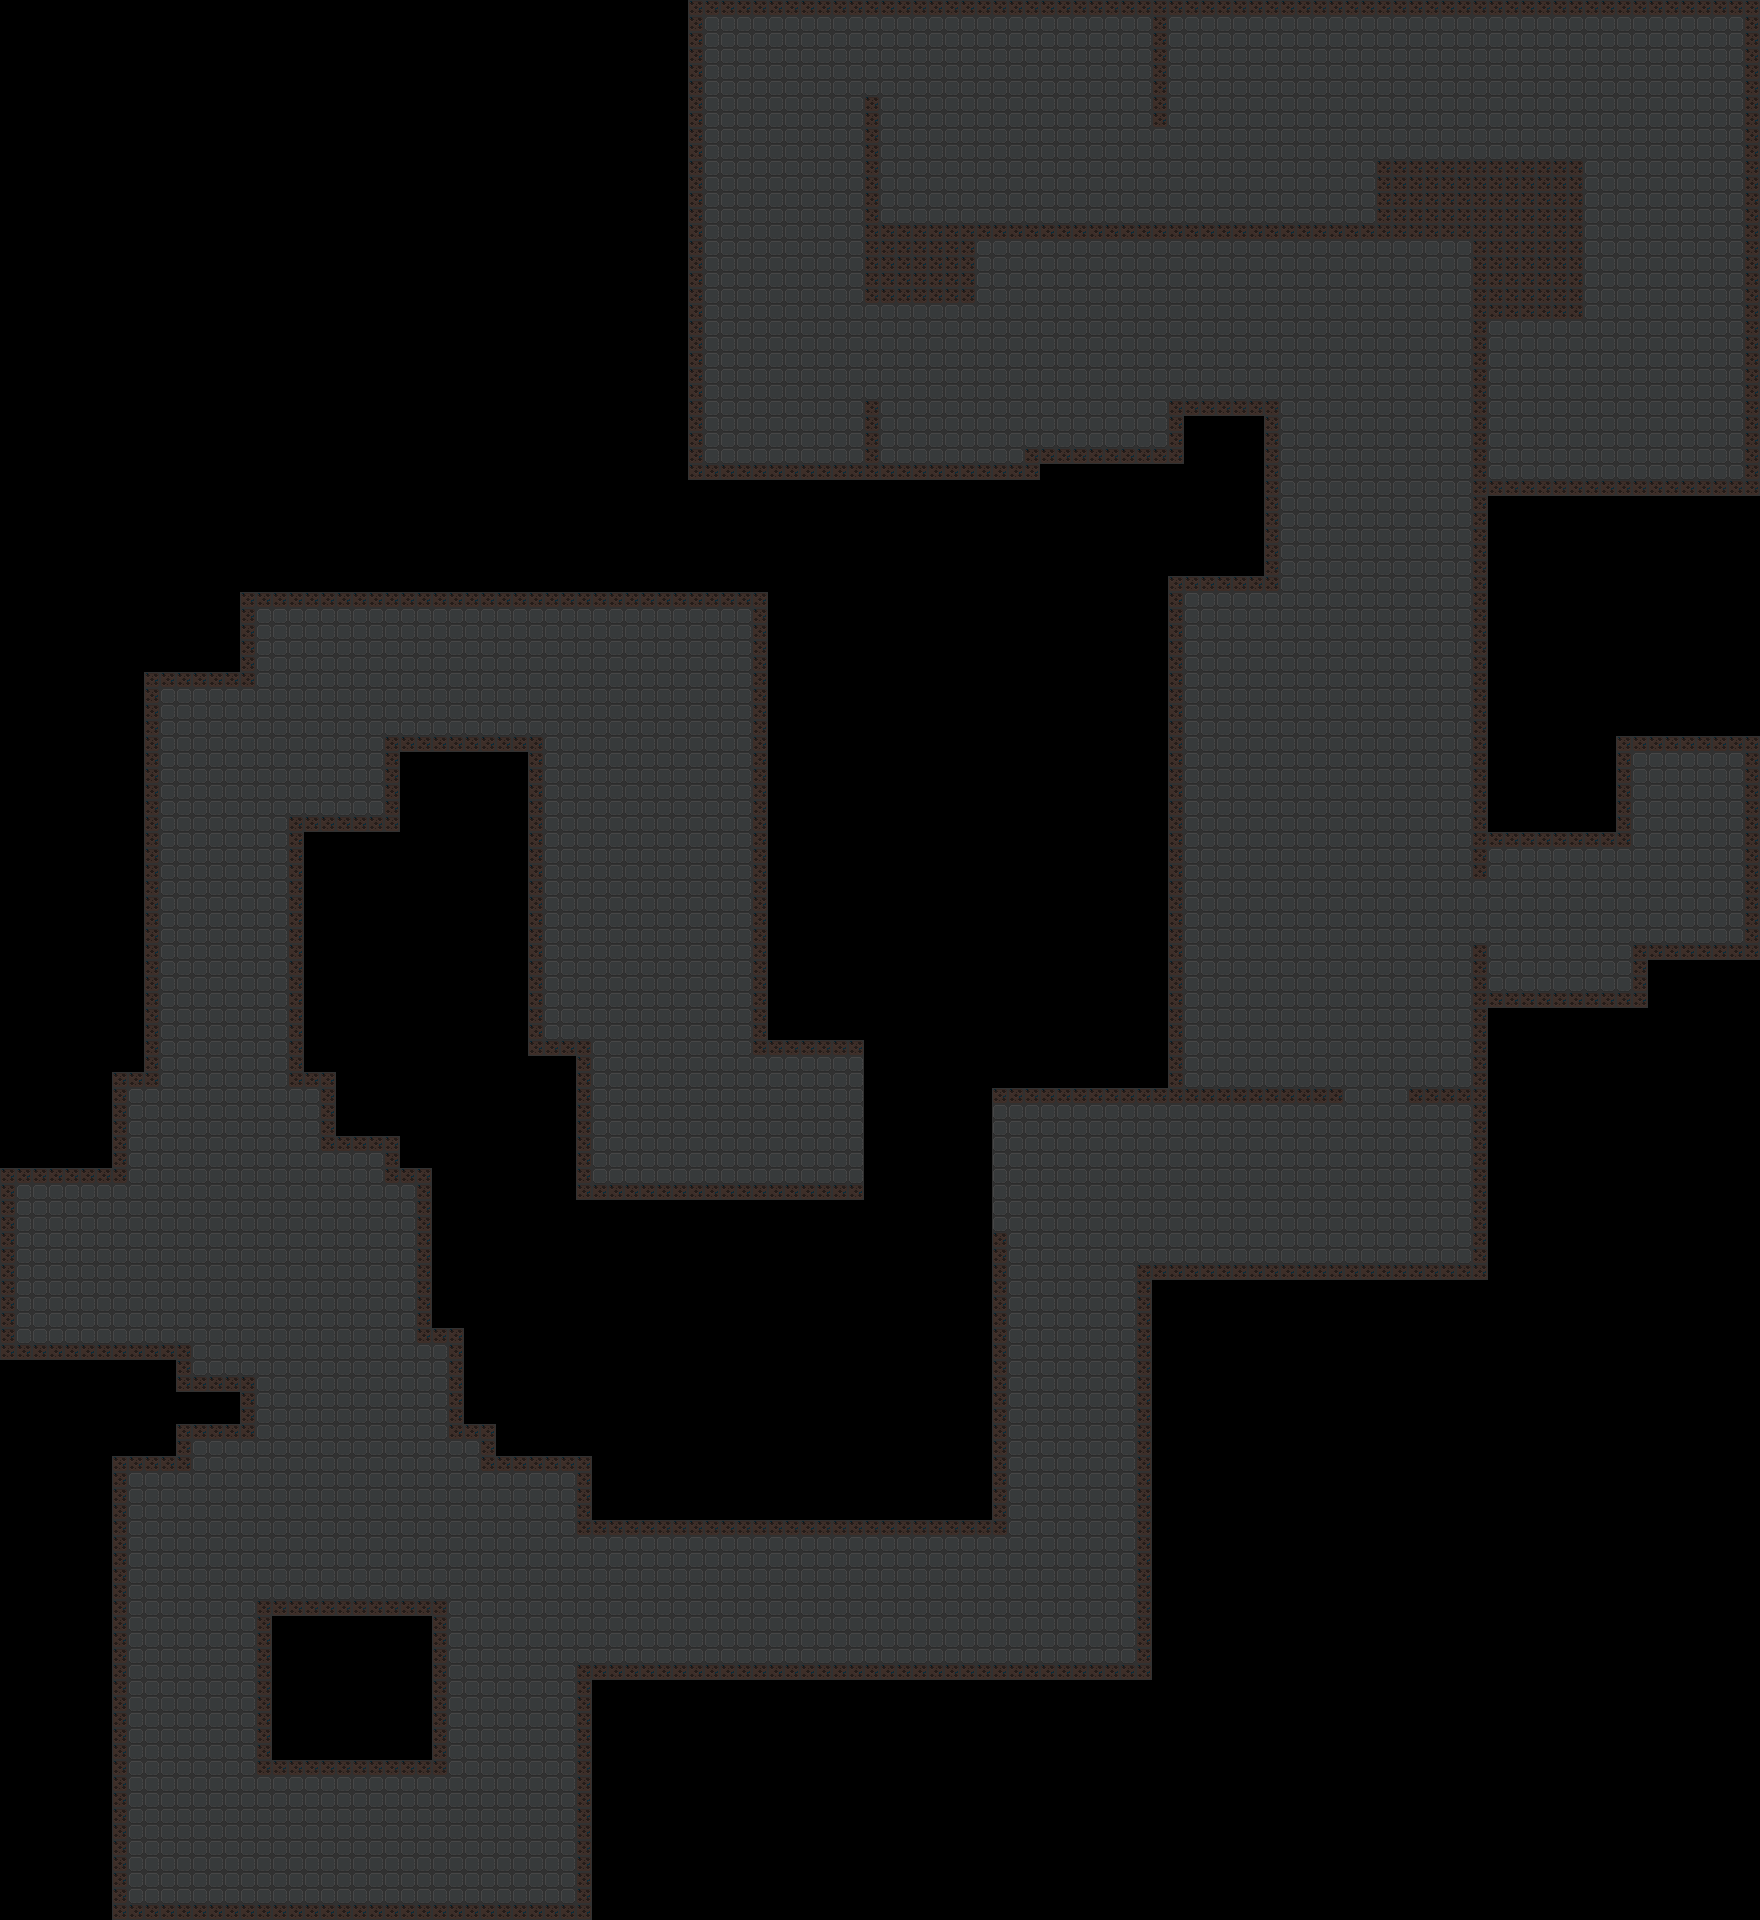

This is a level from a 2D game, rendered from its Tiled map with the project's own tilesets. A one-line summary and the map file follow, with tile-layer data summarised:
An orthogonal 110x120 tile map with 16x16 px tiles, 2 tile layers (ground, walls), 2 tilesets and 37 objects (28x aiGroup, 2x treasureChest, 2x door, 2x levelExit, ramp, ...).

<map version="1.2" tiledversion="1.2.2" orientation="orthogonal" renderorder="right-down" width="110" height="120" tilewidth="16" tileheight="16" infinite="0" nextlayerid="25" nextobjectid="98">
 <tileset firstgid="1" source="action rpg.tsx" />
 <tileset firstgid="23" source="home-base.tsx" />
 <layer id="23" name="ground" width="110" height="120">
  <data>[13200 cells, 5490 non-empty, 1 distinct tile ids]</data>
 </layer>
 <layer id="24" name="walls" width="110" height="120">
  <data>[13200 cells, 1074 non-empty, 1 distinct tile ids]</data>
 </layer>
 <objectgroup color="#06cddf" id="3" name="environment">
  <object id="54" name="ramp-1" type="ramp" x="848" y="1056">
   <polygon points="0,0 128,48 128,176 0,128" />
  </object>
  <object id="69" name="Treasure chest" type="treasureChest" x="1680" y="768" width="16" height="16">
   <properties>
    <property name="props" type="file" value="../../src/modules/dungeon/treasure-chest-definitions/starting-items.lua" />
   </properties>
  </object>
  <object id="71" name="door" type="door" x="1328" y="1088" width="96" height="16" />
  <object id="74" name="door" type="door" x="1488" y="864" width="96" height="16" rotation="90" />
  <object id="88" name="Treasure chest" type="treasureChest" x="160" y="1696" width="16" height="16" />
 </objectgroup>
 <objectgroup color="#ff00ff" id="6" name="transition-points">
  <object id="65" name="transition point previous" type="levelExit" x="1520" y="304" width="16" height="16">
   <properties>
    <property name="direction" type="int" value="1" />
   </properties>
  </object>
  <object id="67" name="check point" type="checkPoint" x="1216" y="64">
   <properties>
    <property name="direction" type="int" value="0" />
   </properties>
   <point />
  </object>
  <object id="82" name="transition point next" type="levelExit" x="64" y="1168" width="16" height="16">
   <properties>
    <property name="direction" type="int" value="3" />
   </properties>
  </object>
 </objectgroup>
 <objectgroup color="#ffff00" id="4" name="spawn-points">
  <object id="29" name="ai-group" type="aiGroup" x="272" y="1264" width="53" height="53">
   <properties>
    <property name="groupSize" type="int" value="4" />
   </properties>
   <ellipse />
  </object>
  <object id="32" name="ai-group" type="aiGroup" x="1440" y="48" width="53" height="53">
   <properties>
    <property name="groupSize" type="int" value="4" />
   </properties>
   <ellipse />
  </object>
  <object id="33" name="ai-group" type="aiGroup" x="304" y="1184" width="53" height="53">
   <properties>
    <property name="groupSize" type="int" value="4" />
   </properties>
   <ellipse />
  </object>
  <object id="34" name="ai-group" type="aiGroup" x="1232" y="1152" width="53" height="53">
   <properties>
    <property name="groupSize" type="int" value="4" />
   </properties>
   <ellipse />
  </object>
  <object id="35" name="ai-group" type="aiGroup" x="1296" y="592" width="53" height="53">
   <properties>
    <property name="groupSize" type="int" value="4" />
   </properties>
   <ellipse />
  </object>
  <object id="36" name="ai-group" type="aiGroup" x="928" y="64" width="53" height="53">
   <properties>
    <property name="groupSize" type="int" value="4" />
   </properties>
   <ellipse />
  </object>
  <object id="37" name="ai-group" type="aiGroup" x="1360" y="1168" width="53" height="53">
   <properties>
    <property name="groupSize" type="int" value="4" />
   </properties>
   <ellipse />
  </object>
  <object id="40" name="ai-group" type="aiGroup" x="1312" y="896" width="53" height="53">
   <properties>
    <property name="groupSize" type="int" value="3" />
   </properties>
   <ellipse />
  </object>
  <object id="41" name="ai-group" type="aiGroup" x="1248" y="784" width="32" height="32">
   <properties>
    <property name="groupSize" type="int" value="2" />
   </properties>
   <ellipse />
  </object>
  <object id="68" name="ai-group" type="aiGroup" x="640" y="1104" width="53" height="53">
   <properties>
    <property name="groupSize" type="int" value="4" />
   </properties>
   <ellipse />
  </object>
  <object id="75" name="ai-group" type="aiGroup" x="1600" y="864" width="53" height="53">
   <properties>
    <property name="groupSize" type="int" value="4" />
   </properties>
   <ellipse />
  </object>
  <object id="76" name="ai-group" type="aiGroup" x="1408" y="688" width="32" height="32">
   <properties>
    <property name="groupSize" type="int" value="4" />
   </properties>
   <ellipse />
  </object>
  <object id="78" name="ai-group" type="aiGroup" x="992" y="352" width="32" height="32">
   <properties>
    <property name="groupSize" type="int" value="4" />
   </properties>
   <ellipse />
  </object>
  <object id="79" name="ai-group" type="aiGroup" x="1152" y="288" width="32" height="32">
   <properties>
    <property name="groupSize" type="int" value="4" />
   </properties>
   <ellipse />
  </object>
  <object id="80" name="ai-group" type="aiGroup" x="752" y="192" width="32" height="32">
   <properties>
    <property name="groupSize" type="int" value="4" />
   </properties>
   <ellipse />
  </object>
  <object id="81" name="ai-group" type="aiGroup" x="576" y="928" width="32" height="32">
   <properties>
    <property name="groupSize" type="int" value="2" />
   </properties>
   <ellipse />
  </object>
  <object id="83" name="ai-group" type="aiGroup" x="384" y="656" width="32" height="32">
   <properties>
    <property name="groupSize" type="int" value="2" />
   </properties>
   <ellipse />
  </object>
  <object id="85" name="ai-group" type="aiGroup" x="560" y="624" width="32" height="32">
   <properties>
    <property name="groupSize" type="int" value="2" />
   </properties>
   <ellipse />
  </object>
  <object id="86" name="ai-group" type="aiGroup" x="224" y="864" width="32" height="32">
   <properties>
    <property name="groupSize" type="int" value="3" />
   </properties>
   <ellipse />
  </object>
  <object id="87" name="ai-group" type="aiGroup" x="432" y="1856" width="32" height="32">
   <properties>
    <property name="groupSize" type="int" value="3" />
   </properties>
   <ellipse />
  </object>
  <object id="89" name="ai-group" type="aiGroup" x="864" y="1584" width="53" height="53">
   <properties>
    <property name="groupSize" type="int" value="4" />
   </properties>
   <ellipse />
  </object>
  <object id="90" name="ai-group" type="aiGroup" x="160" y="1584" width="32" height="32">
   <properties>
    <property name="groupSize" type="int" value="2" />
   </properties>
   <ellipse />
  </object>
  <object id="91" name="ai-group" type="aiGroup" x="160" y="1792" width="32" height="32">
   <properties>
    <property name="groupSize" type="int" value="2" />
   </properties>
   <ellipse />
  </object>
  <object id="92" name="ai-group" type="aiGroup" x="464" y="1520" width="32" height="32">
   <properties>
    <property name="groupSize" type="int" value="2" />
   </properties>
   <ellipse />
  </object>
  <object id="93" name="ai-group" type="aiGroup" x="480" y="1728" width="53" height="53">
   <properties>
    <property name="groupSize" type="int" value="4" />
   </properties>
   <ellipse />
  </object>
  <object id="94" name="ai-group" type="aiGroup" x="1024" y="1568" width="32" height="32">
   <properties>
    <property name="groupSize" type="int" value="3" />
   </properties>
   <ellipse />
  </object>
  <object id="96" name="ai-group" type="aiGroup" x="192" y="800" width="32" height="32">
   <properties>
    <property name="groupSize" type="int" value="3" />
   </properties>
   <ellipse />
  </object>
  <object id="97" name="ai-group" type="aiGroup" x="1040" y="1408" width="53" height="53">
   <properties>
    <property name="groupSize" type="int" value="4" />
   </properties>
   <ellipse />
  </object>
 </objectgroup>
 <objectgroup color="#ff007f" id="5" name="unique-enemies">
  <!-- 1 objects omitted --></objectgroup>
</map>
<!-- 1 of 37 objects omitted -->
